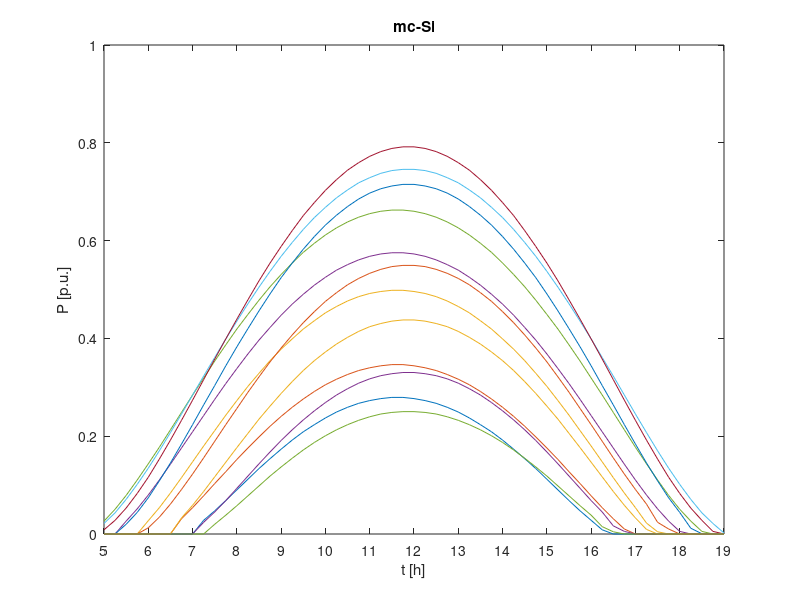
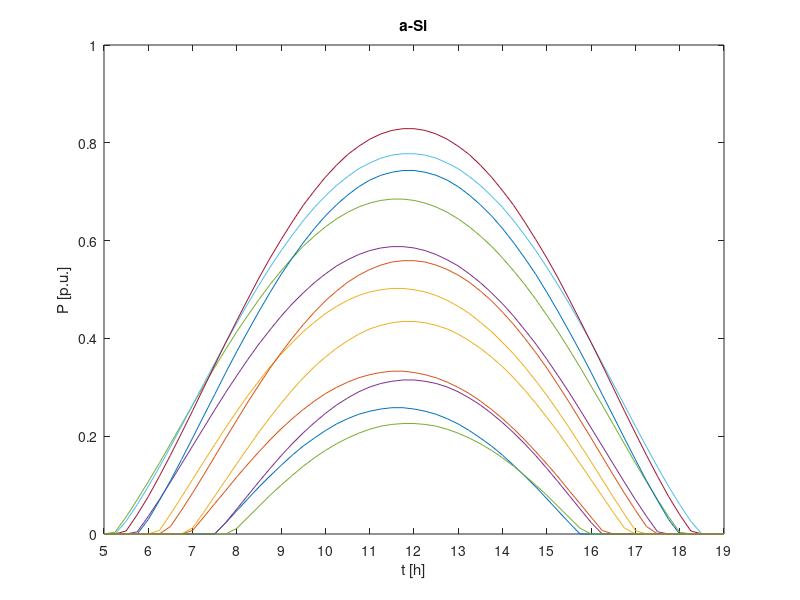
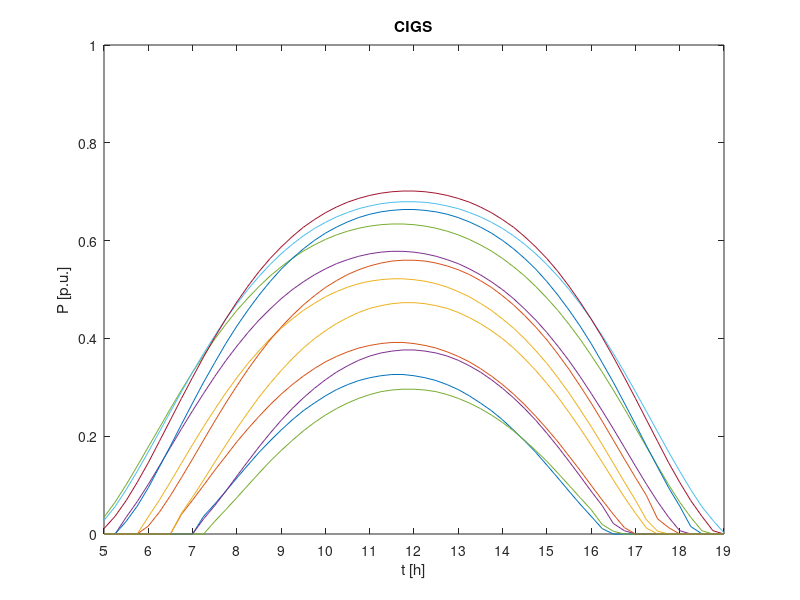
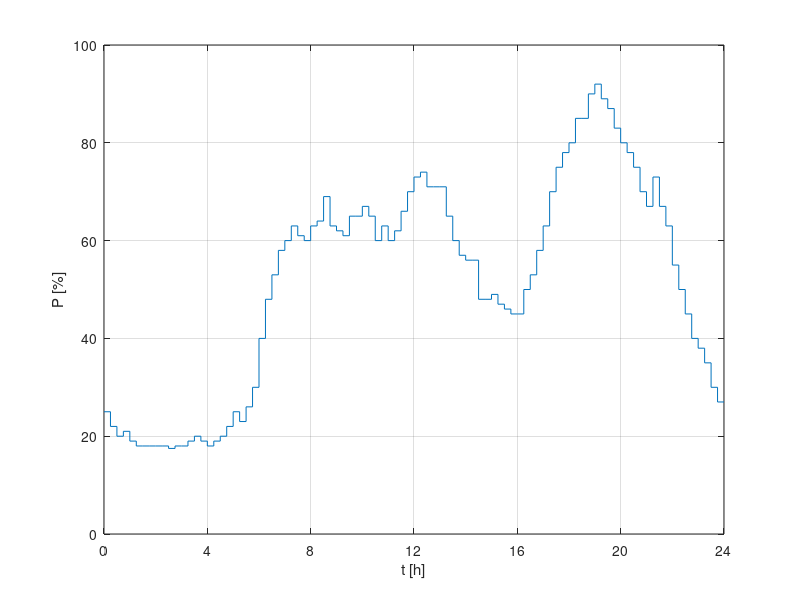

Source code (MATLAB) for these figures, in order: (Note: this script raises an error after producing the figures.)
%%
clear all
close all
%%
load('Irr_PA_mon.mat');
load('load_profiles.mat');
P_load = 3.3e3; %20 kW
rend_PV = 0.9;

start_time = 5;
end_time = 19;

P_pv = @(x,k,y,eta) max(0,eta*(k(3).*x.^2 + k(2).*x + k(1)).*y);

k = [-0.0138 0.000898 0;...
    -0.074 0.001 0;...
    -0.0187 0.0012 -0.0000004];

tech = {'mc-Si','a-Si','CIGS'};
%%
Pn = 1;
for i = 1:1:3,
    prod_p = P_pv(Irr_PA_mon,k(i,:),Pn,rend_PV);
    figure
    plot(prod_p)
    set(gca,'YLim',[0 Pn])
    set(gca,'XLim',[1 size(Irr_PA_mon,1)])
    set(gca,'XTick',[1:4:57])
    set(gca,'XTickLabel',[5:1:19])
    xlabel('t [h]')
    ylabel('P [p.u.]')
    title(tech(i))
end
% prod_p = P_pv(Irr_PA_mon,[-0.0187 0.0012 -0.0000004],Pn);
% prod_p = P_pv(Irr_PA_mon,[-0.074 0.001 0],Pn);

%%
figure
stairs([residential;residential(end)])
set(gca,'XLim',[1 length(residential)+1]);
set(gca,'XTick',[1,(4*4+1):4*4:96,97]);
set(gca,'XTickLabel',[0:4:24]);
xlabel('t [h]')
ylabel('P [%]')
grid on
%% irradiance is in [5am,7pm]
res_load_pu = repmat(residential(start_time*4:1:end_time*4),1,12);
res_load_pu(Irr_PA_mon == 0) = zeros(size(find(Irr_PA_mon == 0)));
figure
stairs([start_time*4:1:(end_time*4)],res_load_pu)
hold on
stairs([residential;residential(end)].*1.2,'k')
set(gca,'XLim',[1 length(residential)+1]);
set(gca,'XTick',[1,(4*4+1):4*4:96,97]);
set(gca,'XTickLabel',[0:4:24]);
xlabel('t [h]')
ylabel('P [%]')
grid on
hold off
res_load = res_load_pu.*P_load./100;
%%
irr = reshape(Irr_PA_mon,[],1);
p_load = reshape(res_load,[],1);
%%
options = optimoptions('fmincon','Algorithm','interior-point','Display','none');
self_cons_thres = [.5 .6 .7 .8 .9 1];
for ii = 1:length(tech),
    for jj = 1:length(self_cons_thres),
        tic
        [y(ii,jj), fval, exitflag(ii,jj)] = fmincon(@(x) -x, 1,[],[],[],[],0,[],@(x) mycon(x,p_load,irr,k(ii,:),rend_PV,self_cons_thres(jj)),options);
        etime(ii,jj) = toc;
    end
end
clear fval
%%
a = datenum('01/01/2017');
for i = 1:12,
    [n , month_label{i}] = month(a + 31*(i-1));
end
clear a
tech_sel = 1;
% self_cons_thres = [.5 .6 .7 .8 .9 1];
self_cons_comp = [.8 1];
figure
plot(P_pv(irr,k(tech_sel,:),y(tech_sel,find(self_cons_thres == self_cons_comp(1))),rend_PV)./1e3)
hold on
plot(p_load./1e3,'r')
set(gca,'XLim',[1 length(p_load)]);
set(gca,'YLim',[0 1.1*max(max(P_pv(irr,[-0.0138 0.000898 0],y(tech_sel,find(self_cons_thres == self_cons_comp(2))),rend_PV)),max(P_pv(irr,k(tech_sel,:),y(tech_sel,find(self_cons_thres == self_cons_comp(1))),rend_PV)))]/1e3)
set(gca,'XTick',[28:57:12*57]);
set(gca,'XTickLabel',month_label);
xlabel('t [h]')
ylabel('P [kW]')
grid on
hold off
figure
plot(P_pv(irr,k(tech_sel,:),y(tech_sel,find(self_cons_thres == self_cons_comp(2))),rend_PV)./1e3)
hold on
plot(p_load./1e3,'r')
set(gca,'XLim',[1 length(p_load)]);
set(gca,'YLim',[0 1.1*max(max(P_pv(irr,k(tech_sel,:),y(tech_sel,find(self_cons_thres == self_cons_comp(2))),rend_PV)),max(P_pv(irr,k(tech_sel,:),y(tech_sel,find(self_cons_thres == self_cons_comp(1))),rend_PV)))]/1e3)
set(gca,'XTick',[28:57:12*57]);
set(gca,'XTickLabel',month_label);
xlabel('t [h]')
ylabel('P [kW]')
grid on
hold off

%%
for jj = 1:length(self_cons_thres),
    for ii = 1:length(tech),
        a = P_pv(irr,k(ii,:),y(ii,jj),rend_PV) - p_load;
        a(a<0) = zeros(size(find(a<0)));
        max_P_stg(ii,jj) = max(a)/1e3;
        max_E_stg(ii,jj) = max(sum(reshape(a,size(Irr_PA_mon)))./4)/1e3;
        clear a
    end
end
%%
figure
plot(max_P_stg','Marker','s','MarkerSize',7,'LineStyle','none')
legend(tech)
set(gca,'XTick',[1:1:length(self_cons_thres)])
set(gca,'XTickLabel',self_cons_thres)
xlabel('self-consumption threshold [p.u.]')
ylabel('P [kW]')
grid on
figure
plot(max_E_stg','Marker','s','MarkerSize',7,'LineStyle','none')
legend(tech)
set(gca,'XTick',[1:1:length(self_cons_thres)])
set(gca,'XTickLabel',self_cons_thres)
xlabel('self-consumption threshold [p.u.]')
ylabel('E [kWh]')
grid on
%{
fminsearch(@(x) 0.8 - calculate_self_cons ( x, p_load , irr , [-0.0138 0.000898 0] ), 1e3)
%%
no_iter = 1;
iter_thres = 1000;
error = Inf;
err_thres = 1e-3;
Pn = 1e3;
y_tm1 = 0;
des_sc = 0.8;
while no_iter < iter_thres && abs(error) > err_thres
    y = calculate_self_cons ( Pn, p_load , irr , [-0.0138 0.000898 0] );
    error = y - des_sc;
    if error > 
    end
end
%}